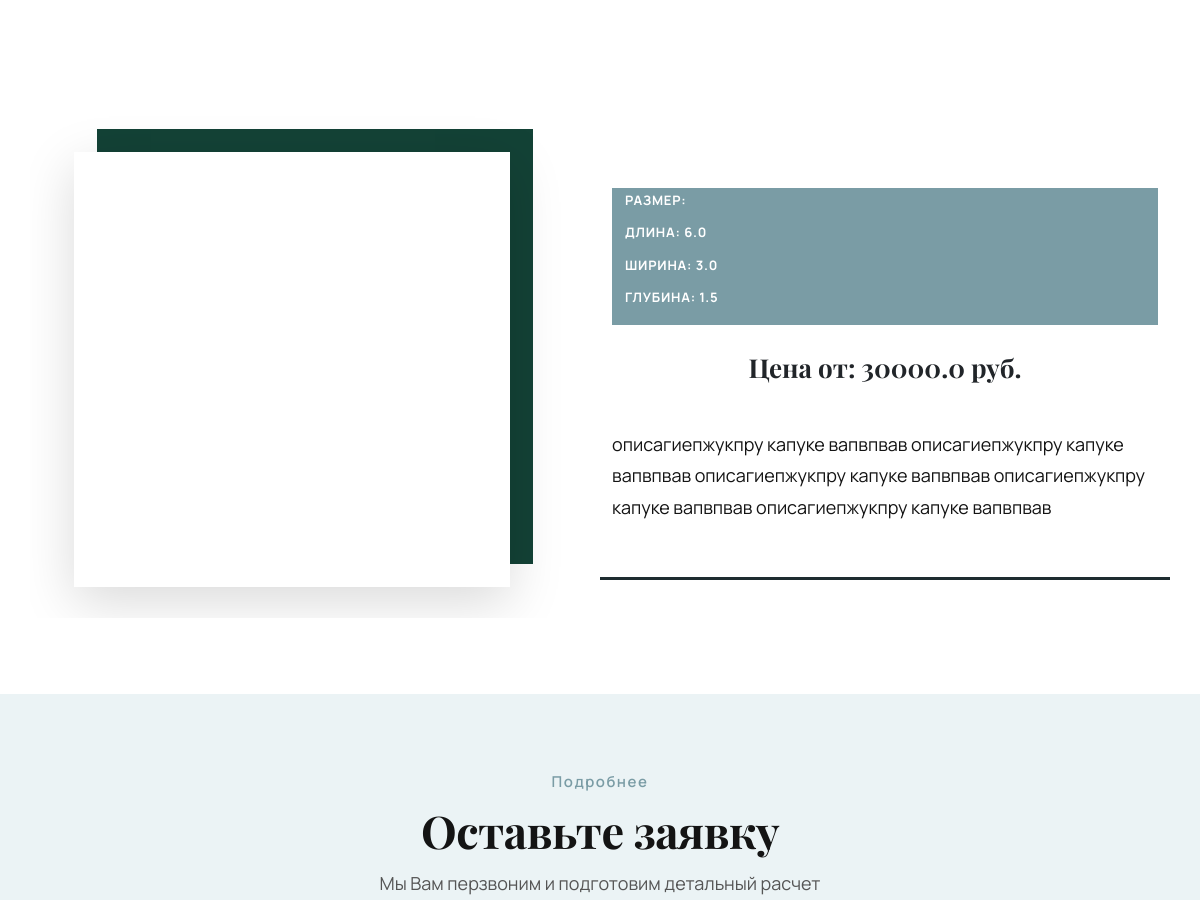
The page /catalog/product/bassejn-8h3/ (middle part) on the database as committed earlier.
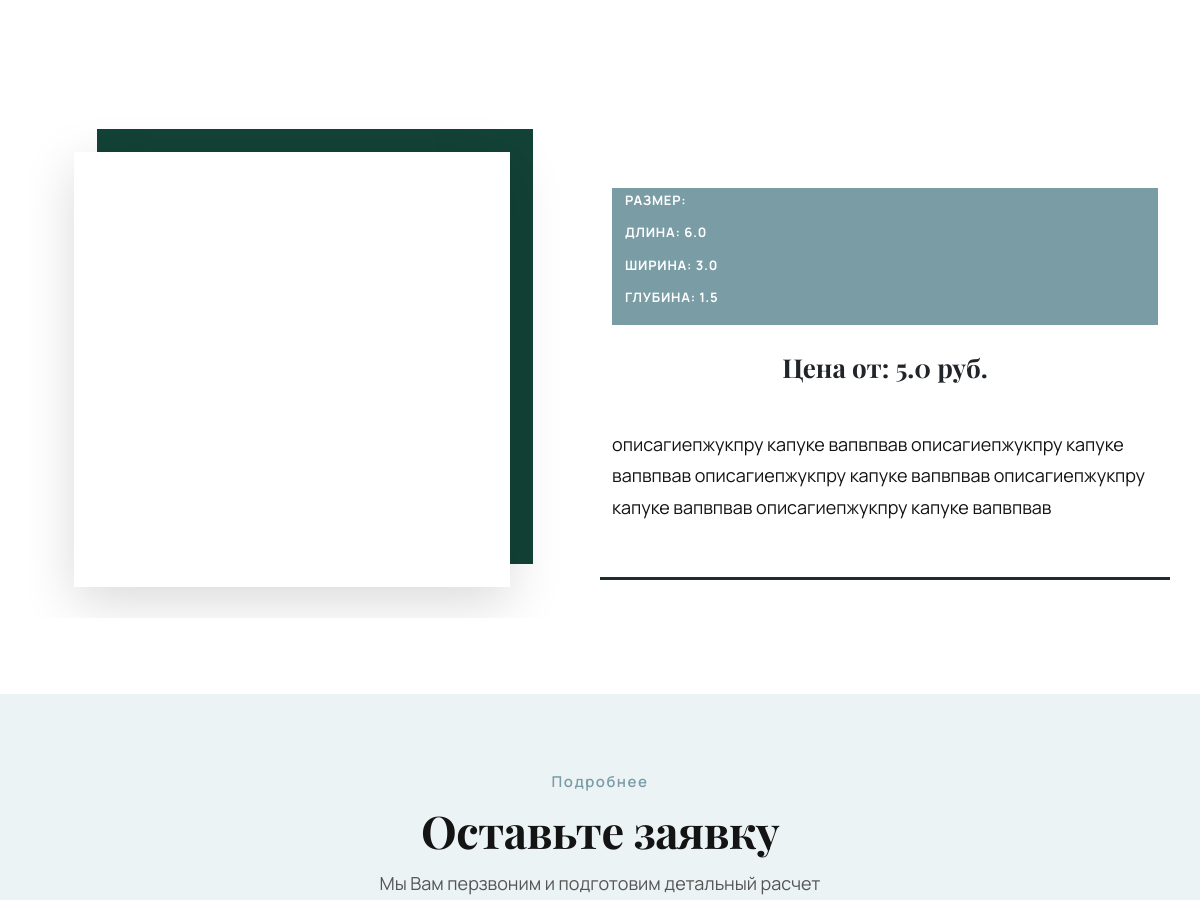
The same page on the database as committed later.
### catalog/models.py (models this page shows, shortened)
class ShopElementModel(models.Model):
    date = models.DateField(default=timezone.now,
                            verbose_name='Дата публикации')
    category = models.ForeignKey(ShopCategoryModel,
                                 verbose_name='Категория товара',
                                 help_text='Выбрать категорию',
                                 on_delete=models.CASCADE)
    title = models.CharField(max_length=200,
                             verbose_name='Название продукции',
                             help_text='Не больше 200 сиволов')
    length = models.FloatField(verbose_name='Длина',
                            help_text='Для чаши бассейна, если другая категория то не заполнять!',
                            default=0.00,
                            blank=True,
                            null=True)
    width = models.FloatField(verbose_name='Ширина',
                            help_text='Для чаши бассейна, если другая категория то не заполнять!',
                            default=0.00,
                            blank=True,
                            null=True)
    depth = models.FloatField(verbose_name='Глубина',
                            help_text='Для чаши бассейна, если другая категория то не заполнять!',
                            default=0.00,
                            blank=True,
                            null=True)
    description = models.TextField(verbose_name='Подробное описание продукции',
                                   help_text='Описать приемущества и недостатки, максимально подробно')
    price_to = models.FloatField(verbose_name='Цена от',
                                  default=0.00,
                                  help_text='Стоимость от. Не обязательно к заполнению',
                                  blank=True,
                                  null=True)
    image = models.ManyToManyField('Photo',
                                   related_name='product',
                              verbose_name='Фото товара',
                              help_text='Красивое фото используется для оформления обложки страницы с описанием услуги')
    slug = models.SlugField(max_length=255, unique=True, db_index=True, verbose_name="URL")
    class Meta:
        verbose_name='Товар'
        verbose_name_plural = 'Каталог товаров'

### main/views.py (the view)
# urls.py: path('catalog/product/<slug:slug>/', views.product_detail, name='product_detail'),
def product_detail(request, slug):
    product = get_object_or_404(ShopElementModel, slug=slug)
    breadcrumbs = [
        {"name": "Главная", "url": "/"},
        {"name": "Каталог", "url" : f"/catalog/"},
         {"name": product.category, "url": f"/catalog/category/{product.category.slug}/"},
        {"name": product.title, "url": request.path},
    ]
    return render(request, 'catalog/product_detail.html', {'product' : product,
                                                           'breadcrumbs' : breadcrumbs})

### catalog/models.py (called while the page is built)
    def __str__(self):
        return self.category

### templates/catalog/product_detail.html (shortened to what this page needs)
{% extends "components/base.html" %}
{% load static %}
{% block style %}
    <link href="http://www.jqueryscript.net/css/jquerysctipttop.css" rel="stylesheet" type="text/css">
    <link rel="stylesheet" href="{% static 'css/fancy.css' %}">
    <link rel="stylesheet" href="{% static 'css/blogs.css' %}">
    <link rel="stylesheet" href="{% static 'css/jquery.fancybox.css' %}">
    <link rel="stylesheet" href="{% static 'css/catalog.css' %}">
    <link rel="stylesheet" href="{% static 'css/services.css' %}">
{% endblock %}
{% block content %}
    <section class="catalog" id="catalog">
        <div class="container catalog-container">
            <div class="row catalog-content">
                <div class="col-xl-6 col-lg-12 catalog-img">
                    <div class="catalog-img-bg">
                        <div class="image">
                            <div class="previews">
                            </div>
                            <div class="full">
                            </div>
                        </div>
                    </div>
                </div>
                <div class="col-xl-6 col-lg-12 catalog-price product">
                    {% if product.length or product.width or product.depth %}
                        <div class="product-size">
                            <p>Размер: </p>
                            <p>Длина: {{ product.length  }}</p>
                            <p>Ширина: {{ product.width }}</p>
                            <p>Глубина: {{ product.depth }}</p>
                        </div>
                    {% endif %}
                    {% if product.price_to %}
                        <h6 class="product-price"> Цена от: {{ product.price_to }} руб.</h6>
                    {% endif %}
                    <div class="product-desc">
                        <p>{{ product.description }}</p>
                    </div>
                </div>
            </div>
        </div>
    </section>
    <section class="service-form">
        <h5>Подробнее</h5>
        <h6>Оставьте заявку</h6>
        <p>Мы Вам перзвоним и подготовим детальный расчет</p>
</section>
{% endblock %}

Rows that differ between the two databases and show on the page:
changed ShopElementModel: price_to "30000.0" → "5.0"
